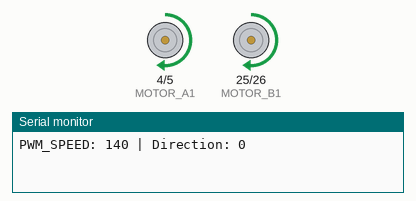
A sketch run on a simulated ESP32. Parts: motor-driver pin pairs drawn as motors (green arrow = first pin HIGH = forward, orange = second pin HIGH = backward, longer = more drive), the last lines printed to the serial monitor.

Above: at 0.2 s.
At 3.7 s:
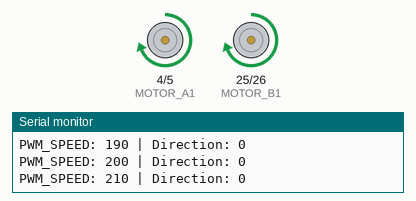
At 7.2 s:
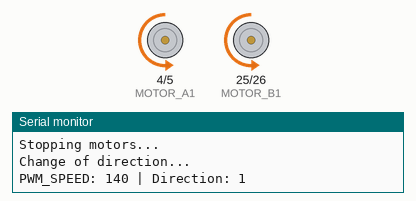
At 13.2 s:
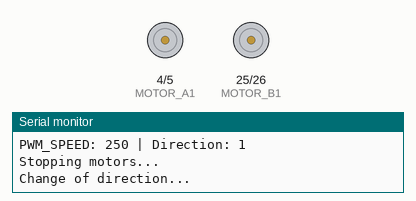
Timing chart, 0 to 18.2 s (numbered marks = the images above):
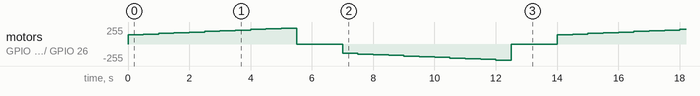

The sketch:

Task_2a_Pulse_Width_Modulation.ino
```cpp
// RIGHT WHEEL
int MOTOR_B1 = 25;
int MOTOR_B2 = 26;

// LEFT WHEEL
int MOTOR_A1 = 4;
int MOTOR_A2 = 5;

// Motor Speeds (140 - 255)
int PWM_SPEED = 140;
int dir = 0;       // Direction: 0 -> Forward | 1 -> Backward

void setup() {
  Serial.begin(115200);

  pinMode(MOTOR_A1, OUTPUT);
  pinMode(MOTOR_A2, OUTPUT);
  pinMode(MOTOR_B1, OUTPUT);
  pinMode(MOTOR_B2, OUTPUT);
}

void loop() {

  Serial.print("PWM_SPEED: ");
  Serial.print(PWM_SPEED);
  Serial.print(" | Direction: ");
  Serial.println(dir);

  if (dir == 0) {
      analogWrite(MOTOR_A1, PWM_SPEED);
      analogWrite(MOTOR_A2, 0);
      analogWrite(MOTOR_B1, PWM_SPEED);
      analogWrite(MOTOR_B2, 0);
  } else {
      analogWrite(MOTOR_A1, 0);
      analogWrite(MOTOR_A2, PWM_SPEED);
      analogWrite(MOTOR_B1, 0);
      analogWrite(MOTOR_B2, PWM_SPEED);
  }

  PWM_SPEED += 10;

  // Speed limit, change of direction
  if (PWM_SPEED >= 260) {

    PWM_SPEED = 0;

    analogWrite(MOTOR_B1, 0);
    analogWrite(MOTOR_B2, 0);
    analogWrite(MOTOR_A1, 0);
    analogWrite(MOTOR_A2, 0);

    Serial.println("Stopping motors...");
    delay(500);

    // Direction change
    if (dir == 0) {
      dir = 1;
    } else {
      dir = 0;
    }

    Serial.println("Change of direction...");
    delay(500);

    PWM_SPEED = 140;
  }

  delay(500);
}
```
